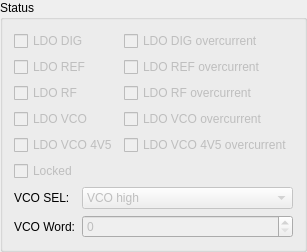
          <widget class="QGroupBox" name="groupBox_13">
           <property name="title">
            <string>Status</string>
           </property>
           <layout class="QVBoxLayout" name="verticalLayout_9">
            <item>
             <layout class="QFormLayout" name="formLayout_8">
              <item row="0" column="0">
               <widget class="QCheckBox" name="REG_DIG_STARTUP">
                <property name="enabled">
                 <bool>false</bool>
                </property>
                <property name="text">
                 <string>LDO DIG</string>
                </property>
                <property name="checkable">
                 <bool>true</bool>
                </property>
                <property name="checked">
                 <bool>false</bool>
                </property>
                <property name="tristate">
                 <bool>false</bool>
                </property>
               </widget>
              </item>
              <item row="0" column="1">
               <widget class="QCheckBox" name="REG_DIG_OCP">
                <property name="enabled">
                 <bool>false</bool>
                </property>
                <property name="text">
                 <string>LDO DIG overcurrent</string>
                </property>
                <property name="checkable">
                 <bool>true</bool>
                </property>
                <property name="checked">
                 <bool>false</bool>
                </property>
                <property name="tristate">
                 <bool>false</bool>
                </property>
               </widget>
              </item>
              <item row="1" column="0">
               <widget class="QCheckBox" name="REG_REF_STARTUP">
                <property name="enabled">
                 <bool>false</bool>
                </property>
                <property name="text">
                 <string>LDO REF</string>
                </property>
                <property name="checkable">
                 <bool>true</bool>
                </property>
                <property name="checked">
                 <bool>false</bool>
                </property>
                <property name="tristate">
                 <bool>false</bool>
                </property>
               </widget>
              </item>
              <item row="1" column="1">
               <widget class="QCheckBox" name="REG_REF_OCP">
                <property name="enabled">
                 <bool>false</bool>
                </property>
                <property name="text">
                 <string>LDO REF overcurrent</string>
                </property>
                <property name="checkable">
                 <bool>true</bool>
                </property>
                <property name="checked">
                 <bool>false</bool>
                </property>
                <property name="tristate">
                 <bool>false</bool>
                </property>
               </widget>
              </item>
              <item row="2" column="0">
               <widget class="QCheckBox" name="REG_RF_STARTUP">
                <property name="enabled">
                 <bool>false</bool>
                </property>
                <property name="text">
                 <string>LDO RF</string>
                </property>
                <property name="checkable">
                 <bool>true</bool>
                </property>
                <property name="checked">
                 <bool>false</bool>
                </property>
                <property name="tristate">
                 <bool>false</bool>
                </property>
               </widget>
              </item>
              <item row="2" column="1">
               <widget class="QCheckBox" name="REG_RF_OCP">
                <property name="enabled">
                 <bool>false</bool>
                </property>
                <property name="text">
                 <string>LDO RF overcurrent</string>
                </property>
                <property name="checkable">
                 <bool>true</bool>
                </property>
                <property name="checked">
                 <bool>false</bool>
                </property>
                <property name="tristate">
                 <bool>false</bool>
                </property>
               </widget>
              </item>
              <item row="3" column="0">
               <widget class="QCheckBox" name="REG_VCO_STARTUP">
                <property name="enabled">
                 <bool>false</bool>
                </property>
                <property name="text">
                 <string>LDO VCO</string>
                </property>
                <property name="checkable">
                 <bool>true</bool>
                </property>
                <property name="checked">
                 <bool>false</bool>
                </property>
                <property name="tristate">
                 <bool>false</bool>
                </property>
               </widget>
              </item>
              <item row="3" column="1">
               <widget class="QCheckBox" name="REG_VCO_OCP">
                <property name="enabled">
                 <bool>false</bool>
                </property>
                <property name="text">
                 <string>LDO VCO overcurrent</string>
                </property>
                <property name="checkable">
                 <bool>true</bool>
                </property>
                <property name="checked">
                 <bool>false</bool>
                </property>
                <property name="tristate">
                 <bool>false</bool>
                </property>
               </widget>
              </item>
              <item row="4" column="0">
               <widget class="QCheckBox" name="REG_VCO_4V5_STARTUP">
                <property name="enabled">
                 <bool>false</bool>
                </property>
                <property name="text">
                 <string>LDO VCO 4V5</string>
                </property>
                <property name="checkable">
                 <bool>true</bool>
                </property>
                <property name="checked">
                 <bool>false</bool>
                </property>
                <property name="tristate">
                 <bool>false</bool>
                </property>
               </widget>
              </item>
              <item row="4" column="1">
               <widget class="QCheckBox" name="REG_VCO_4V5_OCP">
                <property name="enabled">
                 <bool>false</bool>
                </property>
                <property name="text">
                 <string>LDO VCO 4V5 overcurrent</string>
                </property>
                <property name="checkable">
                 <bool>true</bool>
                </property>
                <property name="checked">
                 <bool>false</bool>
                </property>
                <property name="tristate">
                 <bool>false</bool>
                </property>
               </widget>
              </item>
             </layout>
            </item>
            <item>
             <widget class="QCheckBox" name="LOCK_DET">
              <property name="enabled">
               <bool>false</bool>
              </property>
              <property name="text">
               <string>Locked</string>
              </property>
             </widget>
            </item>
            <item>
             <layout class="QFormLayout" name="formLayout_7">
              <item row="0" column="0">
               <widget class="QLabel" name="label_15">
                <property name="text">
                 <string>VCO SEL:</string>
                </property>
               </widget>
              </item>
              <item row="0" column="1">
               <widget class="QComboBox" name="VCO_SEL_ST10">
                <property name="enabled">
                 <bool>false</bool>
                </property>
                <item>
                 <property name="text">
                  <string>VCO high</string>
                 </property>
                </item>
                <item>
                 <property name="text">
                  <string>VCO low</string>
                 </property>
                </item>
                <item>
                 <property name="text">
                  <string>VCO mid</string>
                 </property>
                </item>
                <item>
                 <property name="text">
                  <string>VCO low</string>
                 </property>
                </item>
               </widget>
              </item>
              <item row="1" column="0">
               <widget class="QLabel" name="label_41">
                <property name="text">
                 <string>VCO Word:</string>
                </property>
               </widget>
              </item>
              <item row="1" column="1">
               <widget class="QSpinBox" name="WORD">
                <property name="enabled">
                 <bool>false</bool>
                </property>
                <property name="maximum">
                 <number>31</number>
                </property>
               </widget>
              </item>
             </layout>
            </item>
           </layout>
          </widget>
